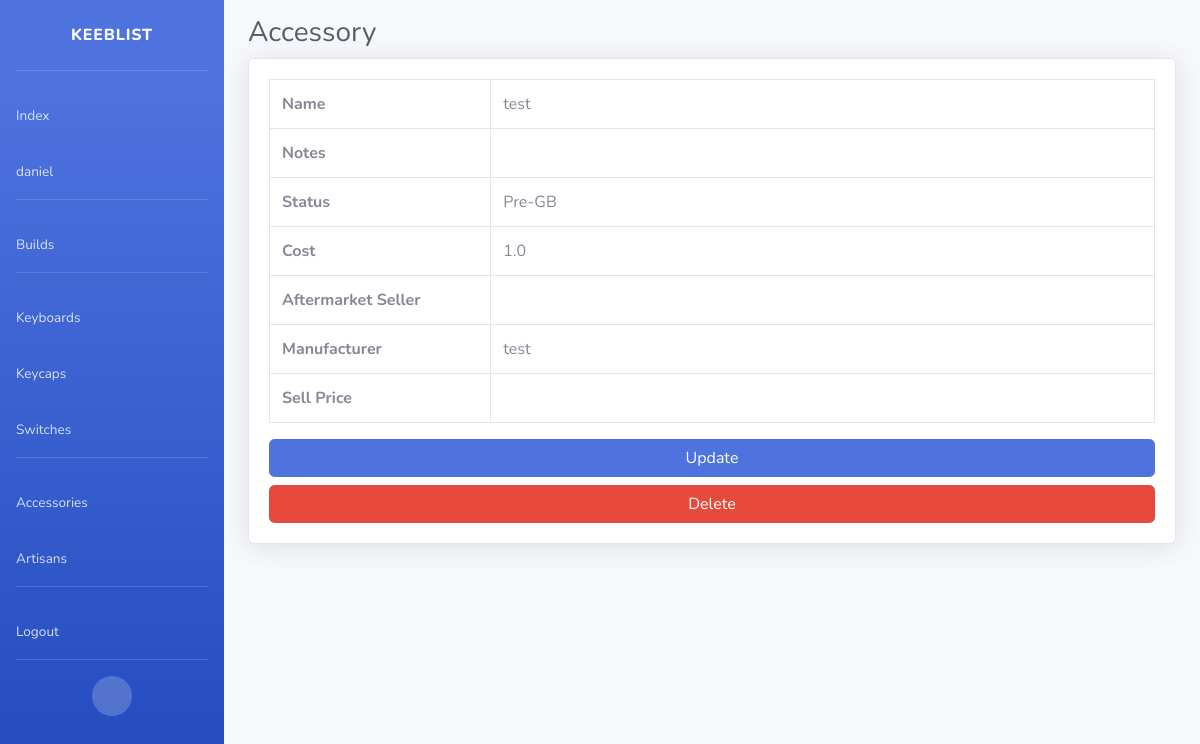
Screenshot of /app/accessory/nQpS3Bamdt (signed in) with the database file from the repository.
### app/models.py (models this page shows, shortened)
class User(AbstractUser):
    email = models.EmailField("email", blank=False)

class CommonModel(BaseCommonModel):
    status_choices=[
        ("Pre-GB", "Pre-GB"),
        ("Ordered GB", "Ordered GB"),
        ("Ordered In-Stock", "Ordered In-Stock"),
        ("Shipping", "Shipping"),
        ("Present", "Present"),
        ("Sold", "Sold"),
    ]
    status=models.CharField(max_length=255, choices=status_choices)
    cost=models.FloatField()
    aftermarket_seller=models.CharField(max_length=255, blank=True)
    manufacturer=models.CharField(max_length=255)
    sell_price=models.FloatField(null=True, blank=True)
    class Meta:
        abstract = True

class Accessory(CommonModel):
    class Meta:
        ordering = ['-name']
        verbose_name_plural = "accessories"

### app/views.py (the view)
# urls.py: path('accessory/<slug:slug>', AccessoryDetailView.as_view(), name='accessory-detail'),
class AccessoryDetailView(CommonDetailView):
    model = Accessory
    def get_context_data(self, **kwargs):
        return super().get_context_data(Accessory, **kwargs)

### app/views.py (called while the page is built)
    def test_func(self, user):
        return self.request.user == user

    def test_func(self):
        return super().test_func(super().get_object().user)

    def get_context_data(self, model, **kwargs):
        context = super().get_context_data(**kwargs)
        obj = super().get_object()
        data = []
        for field in model._meta.fields:
            if field.name in ["id", "user", "slug"]:
                continue
            name = field.name.replace("_", " ").title()
            value = getattr(obj, field.name)
            if value != 0 and not value:
                value = ""
            data.append([name, value, hasattr(value, "get_absolute_url")])
        context['data'] = data
        return context

### templates/app/accessory_detail.html (shortened to what this page needs)
{% extends 'base.html' %}
{% load static %}
{% block container_fluid %}
<div class="container-fluid">
    <h1 class="h3 mb-2 text-gray-800">Accessory</h1>
    <div class="card shadow mb-4">
        <div class="card-body">
            <div class="table-responsive">
                <table class="table table-bordered" width="100%" cellspacing="0">
                    <col style="width:25%">
                    <tbody>
                        {% for item in data %}
                            {% if item.2 %}
                            <tr>
                                <th>{{ item.0 }}</th>
                                <td><a href="{{ item.1.get_absolute_url }}">{{ item.1.name }}</a></td>
                            </tr>
                            {% else %}
                            <tr>
                                <th>{{ item.0 }}</th>
                                <td>{{ item.1 }}</td>
                            </tr>
                            {% endif %}
                        {% endfor %}
                    </tbody>
                </table>
            </div>
            <a href="{% url 'accessory-update' accessory.slug %}" class="btn btn-primary btn-user btn-block">Update</a>
            <a href="{% url 'accessory-delete' accessory.slug %}" class="btn btn-danger btn-user btn-block">Delete</a>
        </div>
    </div>
</div>
{% endblock %}

### templates/component/sidebar.html (shortened to what this page needs)
{% load static %}
<ul class="navbar-nav bg-gradient-primary sidebar sidebar-dark accordion" id="accordionSidebar">
  <a class="sidebar-brand d-flex align-items-center justify-content-center" href="{% url 'index' %}">
    <div class="sidebar-brand-text mx-3">KEEBLIST</div>
  </a>
  <hr class="sidebar-divider">
  <li class="nav-item">
    <a class="nav-link" href="{% url 'index' %}">
      <span>Index</span></a>
  </li>
  {% if request.user.is_authenticated %}
  <li class="nav-item">
    <a class="nav-link" href="{% url 'user' %}">
      <span>{{ request.user.username }}</span></a>
  </li>
  {% endif %}
  <hr class="sidebar-divider">
  <li class="nav-item">
    <a class="nav-link" href="{% url 'build' %}">
      <span>Builds</span></a>
  </li>
  <hr class="sidebar-divider">
  <li class="nav-item">
    <a class="nav-link" href="{% url 'keyboard' %}">
      <span>Keyboards</span></a>
  </li>
  <li class="nav-item">
    <a class="nav-link" href="{% url 'keycap' %}">
      <span>Keycaps</span></a>
  </li>
  <li class="nav-item">
    <a class="nav-link" href="{% url 'switch' %}">
      <span>Switches</span></a>
  </li>
  <hr class="sidebar-divider">
  <li class="nav-item">
    <a class="nav-link" href="{% url 'accessory' %}">
      <span>Accessories</span></a>
  </li>
  <li class="nav-item">
    <a class="nav-link" href="{% url 'artisan' %}">
      <span>Artisans</span></a>
  </li>
  <hr class="sidebar-divider">
  {% if request.user.is_authenticated %}
  <li class="nav-item">
    <a class="nav-link" href="{% url 'logout' %}">
      <span>Logout</span></a>
  </li>
  {% endif %}
  <hr class="sidebar-divider d-none d-md-block">
  <div class="text-center d-none d-md-inline">
    <button class="rounded-circle border-0" id="sidebarToggle"></button>
  </div>
</ul>

### rows the page displays
User: user.username "daniel"
Accessory: name "test" "Pre-GB" "1.0" "test"

### other values shown
{{ item.0 }} "Name" "Notes" "Status" "Cost" "Aftermarket Seller" "Manufacturer" "Sell Price"
